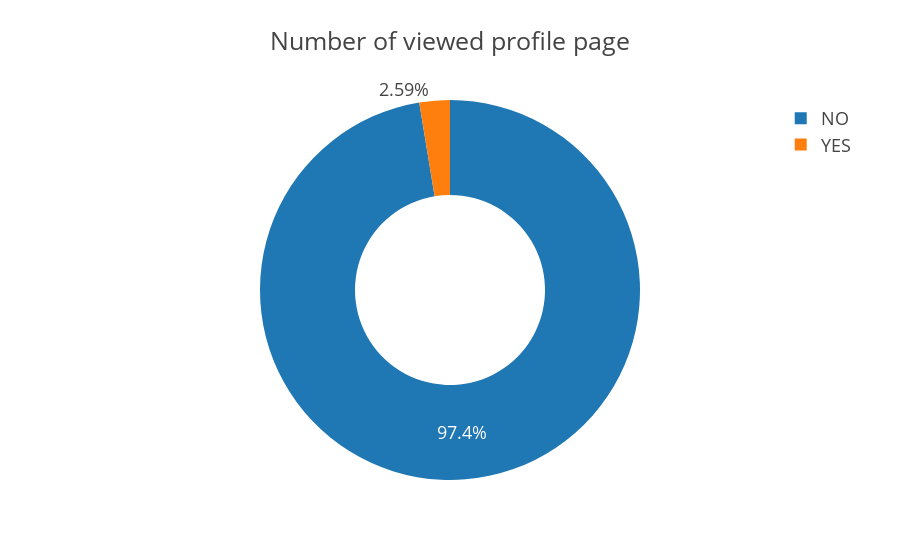

The notebook cell this image was saved under:
### Code cell
title = 'Number of viewed profile page'
pie_plot('Has Viewed Profile Page','Users',view_user_profile,title,'presentation')

### Figure 1 — Plotly figure (JSON) as saved in the notebook; plotly's stock layout.template omitted (floating-point values rounded to 4 significant figures)
{"data": [{"domain": {"x": [0, 1], "y": [0, 1]}, "hole": 0.5, "hovertemplate": "Has Viewed Profile Page=%{label}<br>Users=%{value}<extra></extra>", "labels": ["NO", "YES"], "legendgroup": "", "name": "", "showlegend": true, "type": "pie", "values": [114143, 3035]}], "layout": {"autosize": true, "legend": {"tracegroupgap": 0}, "title": {"text": "Number of viewed profile page"}}}
